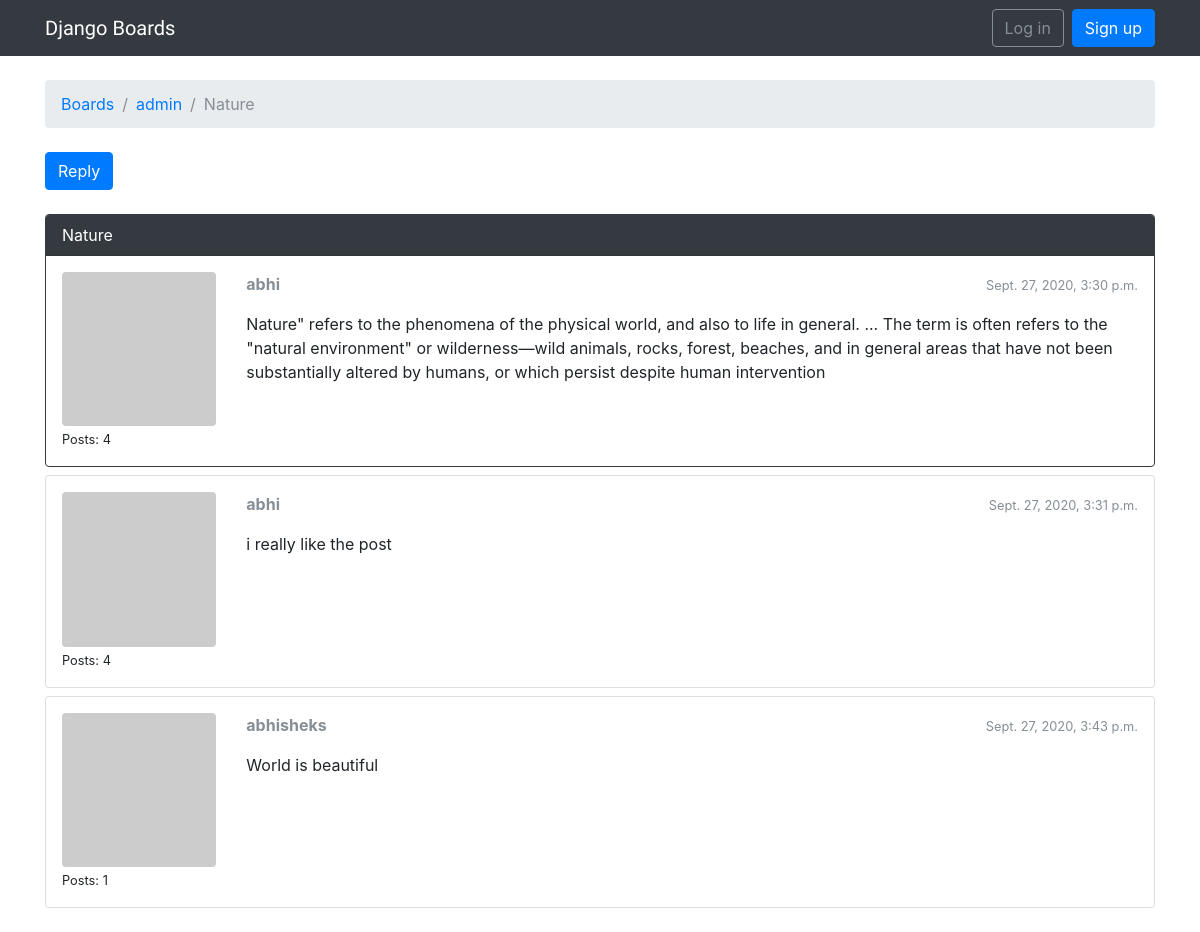
The page /boards/1/topics/1/ on the database its author committed.
### boards/models.py (models this page shows, shortened)
class Topic(models.Model):
    subject = models.CharField(max_length=255)
    last_updated = models.DateTimeField(auto_now_add=True)
    board = models.ForeignKey(Board, related_name='topics',on_delete=models.CASCADE)
    starter = models.ForeignKey(User, related_name='topics',on_delete=models.CASCADE)
    views = models.PositiveIntegerField(default=0)

class Board(models.Model):
    name = models.CharField(max_length=30, unique=True)
    description = models.CharField(max_length=100)

class Post(models.Model):
    message = models.TextField(max_length=4000)
    topic = models.ForeignKey(Topic, related_name='posts',on_delete=models.CASCADE)
    created_at = models.DateTimeField(auto_now_add=True)
    updated_at = models.DateTimeField(null=True)
    created_by = models.ForeignKey(User, related_name='posts',on_delete=models.CASCADE,)
    updated_by = models.ForeignKey(User, null=True, related_name='+',on_delete=models.CASCADE,)
    def get_message_as_markdown(self):
        return mark_safe(markdown(self.message, safe_mode='escape'))

### boards/views.py (the view)
# urls.py: url(r'^boards/(?P<pk>\d+)/topics/(?P<topic_pk>\d+)/$', views.PostListView.as_view(), name='topic_posts'),
class PostListView(ListView):
    model = Post
    context_object_name = 'posts'
    template_name = 'topic_posts.html'
    paginate_by = 20
    def get_context_data(self, **kwargs):
        session_key = 'viewed_topic_{}'.format(self.topic.pk)
        if not self.request.session.get(session_key, False):
            self.topic.views += 1
            self.topic.save()
            self.request.session[session_key] = True
        kwargs['topic'] = self.topic
        return super().get_context_data(**kwargs)
    def get_queryset(self):
        self.topic = get_object_or_404(Topic, board__pk=self.kwargs.get('pk'), pk=self.kwargs.get('topic_pk'))
        queryset = self.topic.posts.order_by('created_at')
        return queryset

### boards/templatetags/gravatar.py (called while the page is built)
@register.filter
def gravatar(user):
    email = user.email.lower().encode('utf-8')
    default = 'mm'
    size = 256
    url = 'https://www.gravatar.com/avatar/{md5}?{params}'.format(
        md5=hashlib.md5(email).hexdigest(),
        params=urlencode({'d': default, 's': str(size)})
    )
    return url

### templates/topic_posts.html (shortened to what this page needs)
{% extends 'base.html' %}
{% load gravatar %}
{% block breadcrumb %}
  <li class="breadcrumb-item"><a href="{% url 'home' %}">Boards</a></li>
  <li class="breadcrumb-item"><a href="{% url 'board_topics' topic.board.pk %}">{{ topic.board.name }}</a></li>
  <li class="breadcrumb-item active">{{ topic.subject }}</li>
{% endblock %}
{% block content %}
  <div class="mb-4">
    <a href="{% url 'reply_topic' topic.board.pk topic.pk %}" class="btn btn-primary" role="button">Reply</a>
  </div>
  {% for post in posts %}
    <div id="{{ post.pk }}" class="card {% if forloop.last %}mb-4{% else %}mb-2{% endif %} {% if forloop.first %}border-dark{% endif %}">
      {% if forloop.first %}
        <div class="card-header text-white bg-dark py-2 px-3">{{ topic.subject }}</div>
      {% endif %}
      <div class="card-body p-3">
        <div class="row">
          <div class="col-2">
            <img src="{{ post.created_by|gravatar }}" alt="{{ post.created_by.username }}" class="w-100 rounded">
            <small>Posts: {{ post.created_by.posts.count }}</small>
          </div>
          <div class="col-10">
            <div class="row mb-3">
              <div class="col-6">
                <strong class="text-muted">{{ post.created_by.username }}</strong>
              </div>
              <div class="col-6 text-right">
                <small class="text-muted">{{ post.created_at }}</small>
              </div>
            </div>
            {{ post.get_message_as_markdown }}
          </div>
        </div>
      </div>
    </div>
  {% endfor %}
{% endblock %}

### templates/base.html (shortened to what this page needs)
{% load static %}<!DOCTYPE html>
<html>
  <head>
    <link rel="stylesheet" href="{% static 'css/bootstrap.min.css' %}">
    <link rel="stylesheet" href="{% static 'css/app.css' %}">
  </head>
  <body>
    {% block body %}
      <nav class="navbar navbar-expand-sm navbar-dark bg-dark">
        <div class="container">
          <a class="navbar-brand" href="{% url 'home' %}">Django Boards</a>
          <div class="collapse navbar-collapse" id="mainMenu">
            {% if user.is_authenticated %}
              <ul class="navbar-nav ml-auto">
                <li class="nav-item dropdown">
                  <a class="nav-link dropdown-toggle" href="#" id="userMenu" data-toggle="dropdown" aria-haspopup="true" aria-expanded="false">
                    {{ user.username }}
                  </a>
                  <div class="dropdown-menu dropdown-menu-right" aria-labelledby="userMenu">
                    <a class="dropdown-item" href="{% url 'my_account' %}">My account</a>
                    <a class="dropdown-item" href="{% url 'password_change' %}">Change password</a>
                    <div class="dropdown-divider"></div>
                    <a class="dropdown-item" href="{% url 'logout' %}">Log out</a>
                  </div>
                </li>
              </ul>
            {% else %}
              <form class="form-inline ml-auto">
                <a href="{% url 'login' %}" class="btn btn-outline-secondary">Log in</a>
                <a href="{% url 'signup' %}" class="btn btn-primary ml-2">Sign up</a>
              </form>
            {% endif %}
          </div>
        </div>
      </nav>
      <div class="container">
        <ol class="breadcrumb my-4">
          {% block breadcrumb %}
          {% endblock %}
        </ol>
        {% block content %}
        {% endblock %}
      </div>
    {% endblock body %}
  </body>
</html>

### static/css/app.css (style rules this page uses)
.navbar-brand { font-family: 'Peralta', cursive; }

### rows shown on the page
Topic: board.name "admin", subject "Nature"
Post: created_by.posts.count "4", created_by.username "abhi", created_at "Sept. 27, 2020, 3:30 p.m.", get_message_as_markdown "Nature\" refers to the phenomena of the physical world, and also to life in general. ... The term is often refers to the \"natural environment\" or wilderness—wild animals, rocks, forest, beaches, and in general areas that have not been substantially altered by humans, or which persist despite human intervention"
Post: created_by.posts.count "4", created_by.username "abhi", created_at "Sept. 27, 2020, 3:31 p.m.", get_message_as_markdown "i really like the post"
Post: created_by.posts.count "1", created_by.username "abhisheks", created_at "Sept. 27, 2020, 3:43 p.m.", get_message_as_markdown "World is beautiful"
